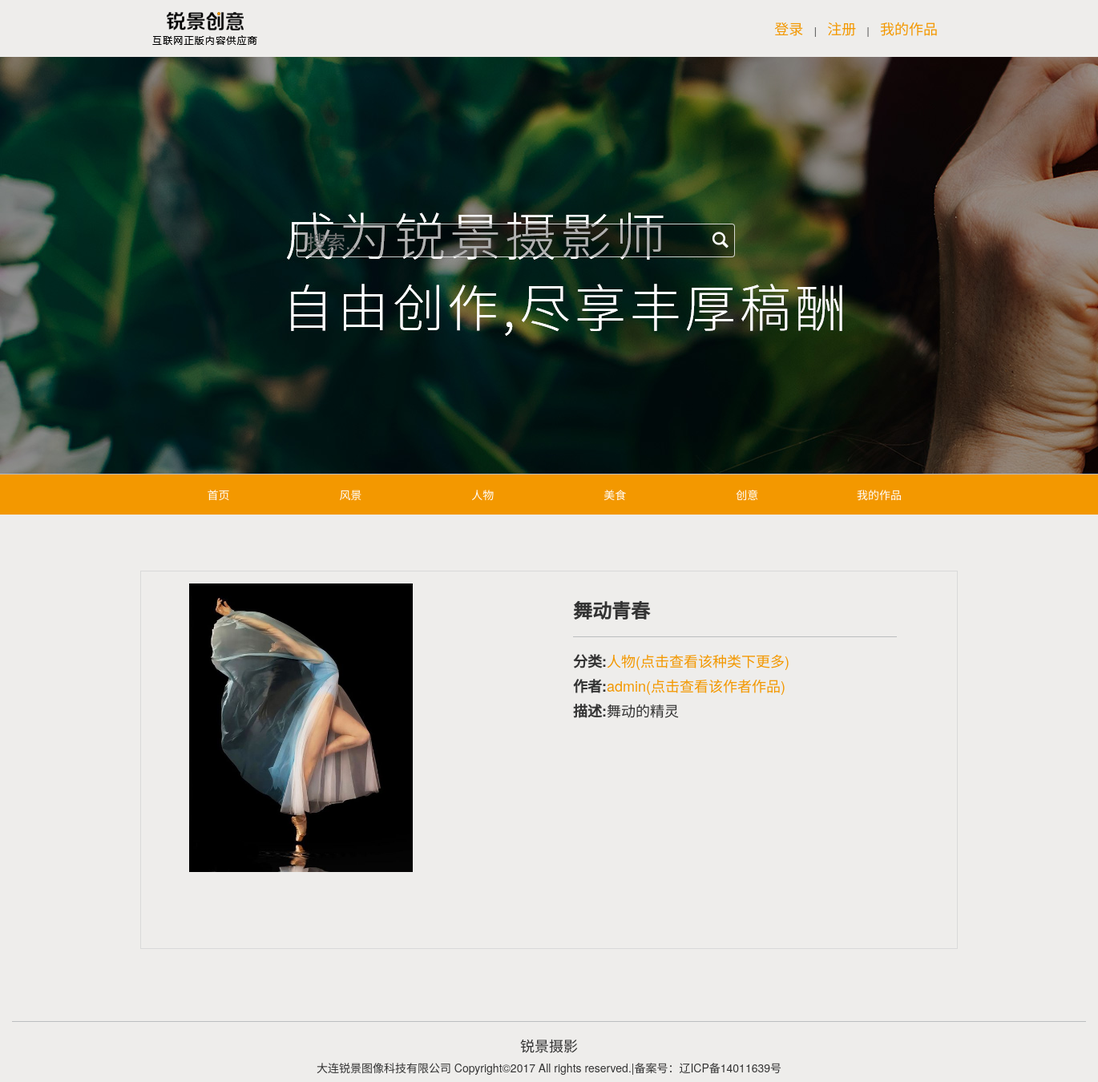
The app's page /xiangqing.php?id=1 with its own data.
### tables this page shows
CREATE TABLE `picture` (
  `pictureid` int(11) NOT NULL,
  `picturename` varchar(600) NOT NULL,
  `img` varchar(150) NOT NULL,
  `type` varchar(8) NOT NULL,
  `say` varchar(1000) NOT NULL,
  `photographer` varchar(30) NOT NULL DEFAULT 'admin'
);

### xiangqing.php (the view, shortened to what this page needs)
<?php include("shujuku.php") ?>
<!DOCTYPE html>
<html lang="zh-cn">
<head>
    <link href="css/bootstrap.min.css" rel="stylesheet">
    <link href="css/main.css" rel="stylesheet">
</head>
<body>
<?php
    include("dingbu.php");
?>
<div class="container">
    <div class="row clearfix">
        <div class="col-xs-12 column margin6 border1">
            <div class="row clearfix">
                <?php
                $id= $_GET['id'];
                $sql = "SELECT * FROM picture where pictureid='$id'";
                $result = mysqli_query($conn,$sql);
                if(mysqli_affected_rows($conn)>0) {
                    mysqli_data_seek($result,0);
                    while ($row = mysqli_fetch_array($result)) {
                        $img= $row['img'];
                        $picturename=$row['picturename'];
                        $say=$row['say'];
                        $photographer=$row['photographer'];
                        $type= $row['type'];
                        echo "<div class='list1'>";
                            echo "<div class='col-xs-12 column'>";
                                echo "<div class='row clearfix'>";
                                    echo "<div class='col-xs-4 column'>";
                                       echo "<img class='img-responsive size3' src='" .$img. "'/>";
                                    echo "</div>";
                                    echo "<div class='col-xs-offset-2 col-xs-6 column'>";
                                        echo "<div class='col-xs-12 column'>";
                                           echo "<h3><b>".$picturename."</b></h3>";
                                           echo "<hr>";
                                           echo "<h4><b>分类:</b><a href='sousuo.php?query=".$type."' style='color:#F39800;'>".$type."(点击查看该种类下更多)</a></h4>";
                                           echo "<h4><b>作者:</b><a href='sousuo.php?query=".$photographer."' style='color:#F39800;'>".$photographer."(点击查看该作者作品)</a></h4>";
                                           echo "<h4><b>描述:</b>".$say."</h4>";
                                        echo "</div>";
                                    echo "</div>";
                                echo "</div>";
                            echo "</div>";
                        echo "</div>";
                    }
                    }else{
                        echo "尚无数据";
                    }
                    ?>
            </div>
        </div>
    </div>
</div>
<?php
    include("weibu.php");
?>
</body>
</html>

### css/main.css (style rules this page uses)
body { min-width: 1360px; background-color: #eeedeb; }
hr { border-width: 1px 0px 0px; border-style: solid none none; border-color: #BBBDBF currentColor currentColor; border-image: none; margin-top: 20px; margin-bottom: 20px; }
.container { width: 1050px; }
.border1 { border: 1px solid #d9d9d9; }
.size3 { height:360px; width: 100%; }
.list1 { padding: 15px; min-height: 470px; }
.margin6 { margin-top:70px; margin-bottom:70px; }
a:link { text-decoration: none; }

### records on screen
picture: img (picture), picturename "舞动青春", type "人物", photographer "admin", say "舞动的精灵"
